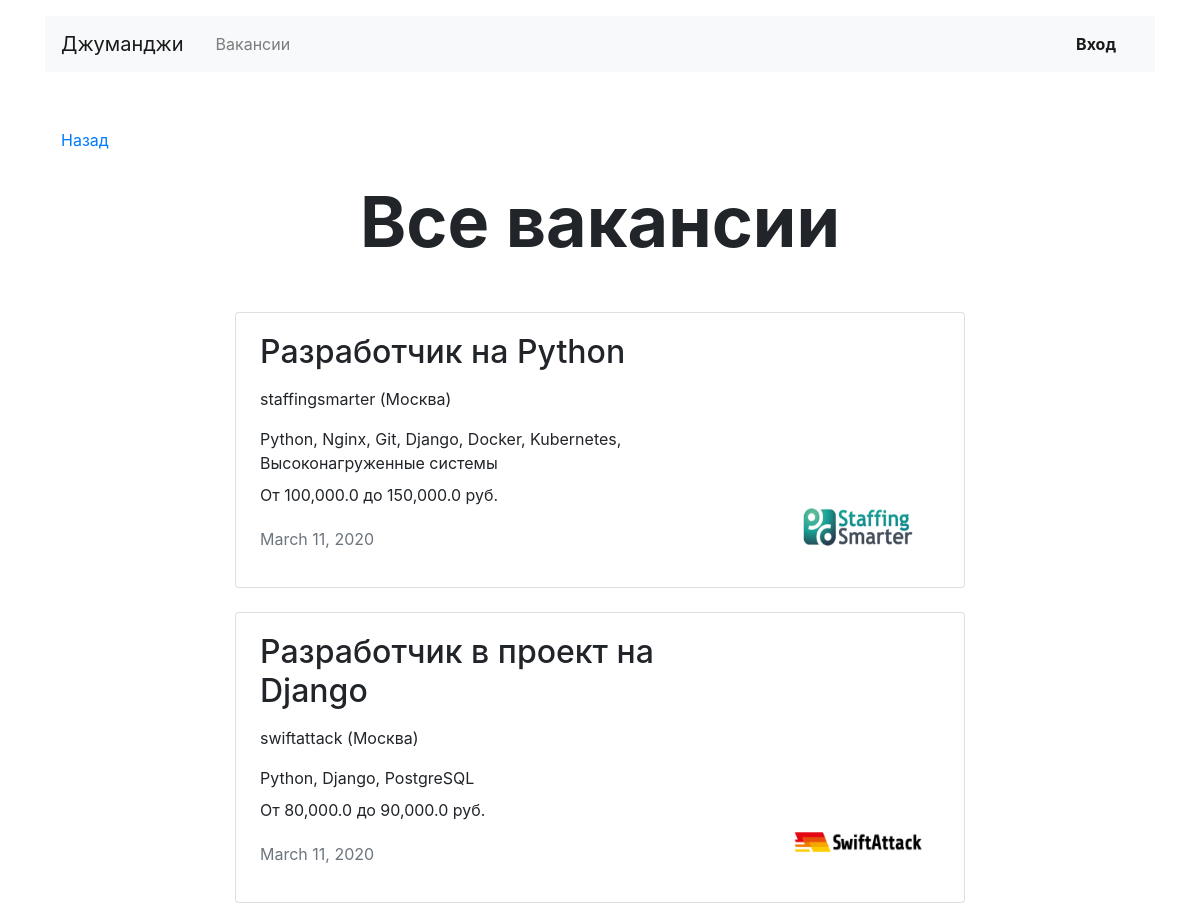
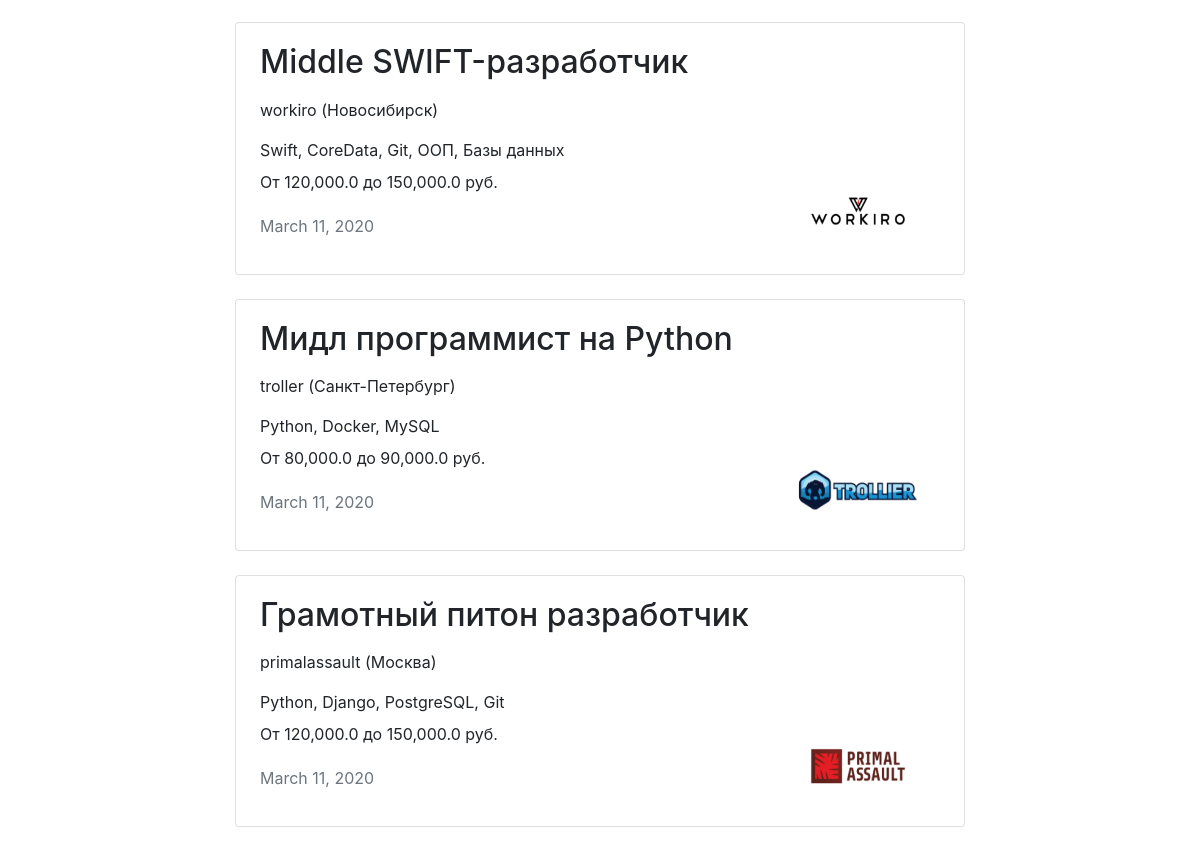
/vacancies, run on the app's committed database (2 pictures, top to bottom).
### JunJob/models.py (models this page shows)
class Vacancy(models.Model):
    title = models.CharField(max_length=60)
    specialty = models.ForeignKey(Specialty, related_name='vacancies', on_delete=models.CASCADE)
    company = models.ForeignKey(Company, related_name='vacancies', on_delete=models.CASCADE)
    skills = models.TextField()
    description = models.TextField()
    salary_min = models.FloatField()
    salary_max = models.FloatField()
    published_at = models.DateField()

class Company(models.Model):
    name = models.CharField(max_length=45)
    location = models.CharField(max_length=30)
    logo = models.ImageField(upload_to=settings.MEDIA_COMPANY_IMAGE_DIR, max_length=40000)
    description = models.TextField()
    employee_count = models.IntegerField()
    owner = models.OneToOneField(User, on_delete=models.CASCADE, related_name='company', null=True)

### JunJob/views.py (the view)
# urls.py: path('vacancies', views.vacancies_view, name='vacancies'),  # Все вакансии
def vacancies_view(request):
    vacancies_list = models.Vacancy.objects.all()
    context = {
        'vacancies_list': vacancies_list,
    }
    return render(request, 'Vacancies.html', context=context)

### JunJob/templates/Vacancies.html
{% extends 'base.html' %}
{% block container %}
  <main class="container mt-3">
    <div class="navbar mt-5">
      <p><a href="javascript:history.back()">Назад</a></p>
    </div>
    <section>
      <h1 class="h1 text-center mx-auto mt-0 pt-1" style="font-size: 70px;"><strong>Все вакансии</strong></h1>
      <div class="row mt-5">
        <div class="col-12 col-lg-8 offset-lg-2 m-auto">
          {% for vacancy in vacancies_list%}
            <div class="card mb-4">
              <div class="card-body px-4">
                <div class="row">
                  <div class="col-12 col-md-8 col-lg-9">
                    <h2 class="h2 pb-2">{{ vacancy.title }}</h2>
                    <p>{{ vacancy.company.name }} ({{ vacancy.company.location}})</p>
                    <p class="mb-2">{{ vacancy.skills }}</p>
                    {% load humanize %}
                    <p>От {{ vacancy.salary_min|intcomma }} до {{ vacancy.salary_max|intcomma }} руб.</p>
                    <p class="text-muted pt-1">{{ vacancy.published_at }}</p>
                  </div>
                  <div class="col-12 col-md-4 col-lg-3 d-flex align-items-end">
                    <a href="{% url 'onevacancy' vacancy.id %}"><img src="{{ vacancy.company.logo.url }}" width="130" height="80" alt=""></a>
                  </div>
                </div>
              </div>
            </div>
          {% endfor %}
        </div>
      </div>
    </section>
  </main>
{% endblock %}

### data on the page
Vacancy: title "Разработчик на Python", company.name "staffingsmarter", company.location "Москва", skills "Python, Nginx, Git, Django, Docker, Kubernetes, Высоконагруженные системы", salary_min "100,000.0", salary_max "150,000.0", published_at "March 11, 2020", company.logo (picture)
Vacancy: title "Разработчик в проект на Django", company.name "swiftattack", company.location "Москва", skills "Python, Django, PostgreSQL", salary_min "80,000.0", salary_max "90,000.0", published_at "March 11, 2020", company.logo (picture)
Vacancy: title "Middle SWIFT-разработчик", company.name "workiro", company.location "Новосибирск", skills "Swift, CoreData, Git, ООП, Базы данных", salary_min "120,000.0", salary_max "150,000.0", published_at "March 11, 2020", company.logo (picture)
Vacancy: title "Мидл программист на Python", company.name "troller", company.location "Санкт-Петербург", skills "Python, Docker, MySQL", salary_min "80,000.0", salary_max "90,000.0", published_at "March 11, 2020", company.logo (picture)
Vacancy: title "Грамотный питон разработчик", company.name "primalassault", company.location "Москва", skills "Python, Django, PostgreSQL, Git", salary_min "120,000.0", salary_max "150,000.0", published_at "March 11, 2020", company.logo (picture)
